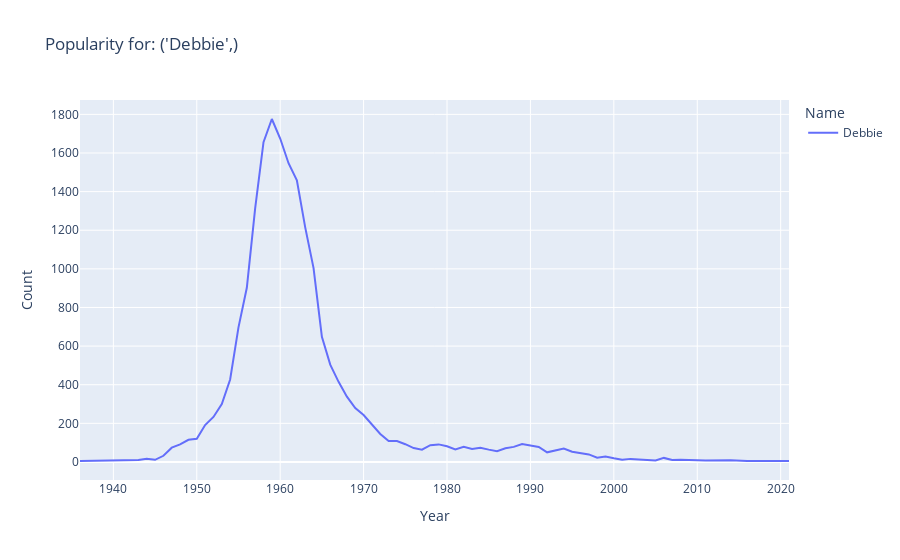

The notebook cell saved with this chart:
### Code cell
def plot_name(*names):
    return px.line(fem_babynames[fem_babynames['Name'].isin(names)],
                   x='Year',y='Count', color='Name', title=f'Popularity for: {names}')
plot_name('Debbie')

### Figure 1 — Plotly figure (JSON) as saved in the notebook; plotly's stock layout.template omitted (floating-point values rounded to 4 significant figures)
{"data": [{"hovertemplate": "Name=Debbie<br>Year=%{x}<br>Count=%{y}<extra></extra>", "legendgroup": "Debbie", "line": {"color": "#636efa", "dash": "solid"}, "marker": {"symbol": "circle"}, "mode": "lines", "name": "Debbie", "orientation": "v", "showlegend": true, "type": "scatter", "x": [1936, 1941, 1942, 1943, 1944, 1945, 1946, 1947, 1948, 1949, 1950, 1951, 1952, 1953, 1954, 1955, 1956, 1957, 1958, 1959, 1960, 1961, 1962, 1963, 1964, 1965, 1966, 1967, 1968, 1969, 1970, 1971, 1972, 1973, 1974, 1975, 1976, 1977, 1978, 1979, 1980, 1981, 1982, 1983, 1984, 1985, 1986, 1987, 1988, 1989, 1990, 1991, 1992, 1993, 1994, 1995, 1996, 1997, 1998, 1999, 2000, 2001, 2002, 2003, 2004, 2005, 2006, 2007, 2008, 2009, 2010, 2011, 2014, 2015, 2016, 2017, 2021], "xaxis": "x", "y": [5, 9, 9, 10, 16, 11, 32, 74, 91, 115, 120, 191, 233, 300, 427, 697, 902, 1313, 1656, 1776, 1675, 1547, 1458, 1215, 1004, 648, 504, 415, 338, 279, 243, 192, 145, 108, 108, 92, 72, 64, 87, 91, 81, 65, 79, 67, 74, 64, 56, 71, 78, 93, 85, 78, 50, 61, 70, 53, 46, 39, 22, 28, 19, 11, 16, 14, 13, 8, 21, 10, 11, 10, 12, 8, 9, 6, 5, 5, 5], "yaxis": "y"}], "layout": {"legend": {"title": {"text": "Name"}, "tracegroupgap": 0}, "title": {"text": "Popularity for: ('Debbie',)"}, "xaxis": {"anchor": "y", "domain": [0, 1], "title": {"text": "Year"}}, "yaxis": {"anchor": "x", "domain": [0, 1], "title": {"text": "Count"}}}}
